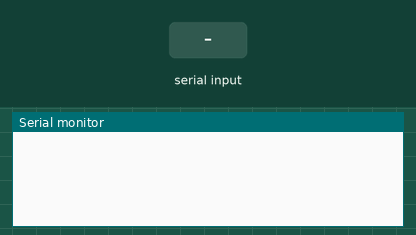
The sketch below on a simulated Arduino Uno, built with avr-gcc and run on an emulated ATmega328P. Shown: the last lines printed to the serial monitor. Wiring (inferred from the names in the program): DS1307 clock at I2C address 0x68. The inputs (shaded band) are chosen by the test bench. The local clock reads 2024-03-15 10:24:30 at power-on unless the sketch sets it.

Above: at 1.2 s.
1.3 s: "90,45\n" received over Serial
At 2.6 s:
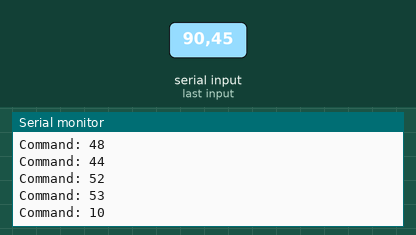
2.9 s: byte 84 (84) received over Serial
At 3.8 s:
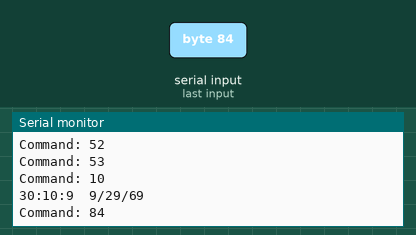
4.4 s: byte 81 (81) received over Serial
At 5.0 s:
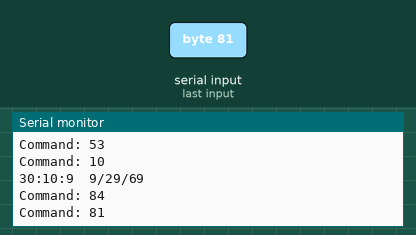
5.9 s: "30,150\n" received over Serial
At 7.8 s:
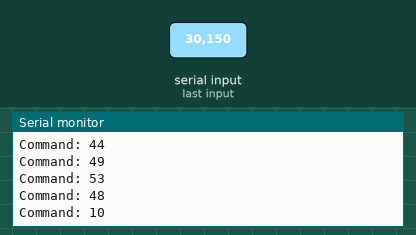
Timing chart, 0 to 8.4 s (numbered marks = the images above; inputs shaded):
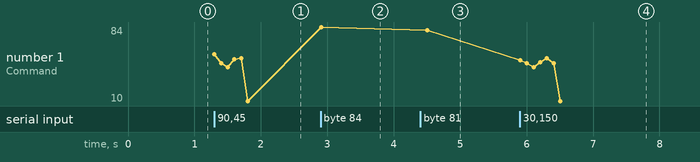

The sketch:

RTCTestCode.ino.ino
```cpp
#include <Wire.h>

int clockAddress = 0x68;  // This is the I2C address
int command = 0;  // This is the command char, in ascii form, sent from the serial port
long previousMillis = 0;  // will store last time Temp was updated
byte second, minute, hour, dayOfWeek, dayOfMonth, month, year;
byte test;

// Convert normal decimal numbers to binary coded decimal
byte decToBcd(byte val)
{
  return ( (val/10*16) + (val%10) );
}

// Convert binary coded decimal to normal decimal numbers
byte bcdToDec(byte val)
{
  return ( (val/16*10) + (val%16) );
}

// 1) Sets the date and time on the ds1307
// 2) Starts the clock
// 3) Sets hour mode to 24 hour clock
// Assumes you're passing in valid numbers,
// Probably need to put in checks for valid numbers.
void setDateDs1307()
{
  // Use of (byte) type casting and ascii math to achieve result.
  second = (byte) ((Serial.read() - 48) * 10 + (Serial.read() - 48));
  minute = (byte) ((Serial.read() - 48) *10 +  (Serial.read() - 48));
  hour  = (byte) ((Serial.read() - 48) *10 +  (Serial.read() - 48));
  dayOfWeek = (byte) (Serial.read() - 48);
  dayOfMonth = (byte) ((Serial.read() - 48) *10 +  (Serial.read() - 48));
  month = (byte) ((Serial.read() - 48) *10 +  (Serial.read() - 48));
  year= (byte) ((Serial.read() - 48) *10 +  (Serial.read() - 48));
  Wire.beginTransmission(clockAddress);
  Wire.write(byte(0x00));
  Wire.write(decToBcd(second));  // 0 to bit 7 starts the clock
  Wire.write(decToBcd(minute));
  Wire.write(decToBcd(hour));    // If you want 12 hour am/pm you need to set
  // bit 6 (also need to change readDateDs1307)
  Wire.write(decToBcd(dayOfWeek));
  Wire.write(decToBcd(dayOfMonth));
  Wire.write(decToBcd(month));
  Wire.write(decToBcd(year));
  Wire.endTransmission();
}

// Gets the date and time from the ds1307 and prints result
void getDateDs1307() {
  // Reset the register pointer
  Wire.beginTransmission(clockAddress);
  Wire.write(byte(0x00));
  Wire.endTransmission();

  Wire.requestFrom(clockAddress, 7);

  // A few of these need masks because certain bits are control bits
  second     = bcdToDec(Wire.read() & 0x7f);
  minute     = bcdToDec(Wire.read());

  // Need to change this if 12 hour am/pm
  hour       = bcdToDec(Wire.read() & 0x3f);
  dayOfWeek  = bcdToDec(Wire.read());
  dayOfMonth = bcdToDec(Wire.read());
  month      = bcdToDec(Wire.read());
  year       = bcdToDec(Wire.read());

  Serial.print(hour, DEC);
  Serial.print(":");
  Serial.print(minute, DEC);
  Serial.print(":");
  Serial.print(second, DEC);
  Serial.print("  ");
  Serial.print(month, DEC);
  Serial.print("/");
  Serial.print(dayOfMonth, DEC);
  Serial.print("/");
  Serial.print(year, DEC);

}


void setup() {
  Wire.begin();
  Serial.begin(57600);
}

void loop() {
  if (Serial.available()) {  // Look for char in serial que and process if found
    command = Serial.read();
    if (command == 84) {      //If command = "T" Set Date
      setDateDs1307();
      getDateDs1307();
      Serial.println(" ");
    }
    else if (command == 81) {  //If command = "Q" RTC1307 Memory Functions
      delay(100);
      if (Serial.available()) {
        command = Serial.read();

        // If command = "1" RTC1307 Initialize Memory - All Data will be set to 255 (0xff).
        // Therefore 255 or 0 will be an invalid value.
        if (command == 49) {

          // 255 will be the init value and 0 will be cosidered an error that
          // occurs when the RTC is in Battery mode.
          Wire.beginTransmission(clockAddress);

          // Set the register pointer to be just past the date/time registers.
          Wire.write(byte(0x08));
          for (int i = 1; i <= 27; i++) {
            Wire.write(byte(0xff));
            delay(100);
          }
          Wire.endTransmission();
          getDateDs1307();
          Serial.println(": RTC1307 Initialized Memory");
        }
        else if (command == 50) {      //If command = "2" RTC1307 Memory Dump
          getDateDs1307();
          Serial.println(": RTC 1307 Dump Begin");
          Wire.beginTransmission(clockAddress);
          Wire.write(byte(0x00));
          Wire.endTransmission();
          Wire.requestFrom(clockAddress, 64);
          for (int i = 1; i <= 64; i++) {
            test = Wire.read();
            Serial.print(i);
            Serial.print(":");
            Serial.println(test, DEC);
          }
          Serial.println(" RTC1307 Dump end");
        }
      }
    }
    Serial.print("Command: ");
    Serial.println(command);  // Echo command CHAR in ascii that was sent
  }

  command = 0;  // reset command
  delay(100);
}
```

Measured:
- after the input at 1.3 s, the serial monitor: prints a new line at once (image 1)
- after the input at 2.9 s, the serial monitor: prints a new line at once (image 2)
- after the input at 4.4 s, the serial monitor: prints a new line after 0.11 s (image 3)
- after the input at 5.9 s, the serial monitor: prints a new line at once (image 4)
- plotted number 1: 10 → 84 after the input at 2.9 s, 84 → 81 after the input at 4.4 s
